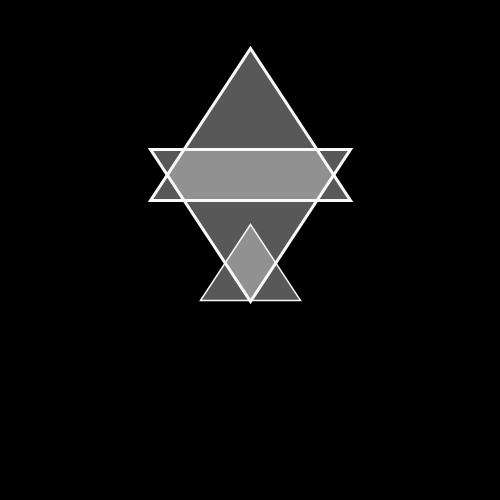
Frame 1 (no input)
Frame 2 (the mouse pressed at the canvas centre, redrawn once): identical to frame 1, image omitted

The Processing sketch that drew this single still picture (run headless with seeded random() and noise(); the mouse was pressed at the canvas centre and the sketch redrawn once):

// Processing sketch: processing_94321
// ── processing_94321.pde

void setup ()
{
  size (500, 500);
}

void draw()
{ 
  //variables des trois angles du triangle
  int Xun;
  Xun=150;
  
  int Yun;
  Yun=200;
  
  int Xdeux;
  Xdeux=250;
  
  int Ydeux;
  Ydeux=48;
  
  int Xtrois;
  Xtrois= 350;
  
  int Ytrois;
  Ytrois=200;
  
  
  
  background(0);

// contour du triangle toujours avec un contour blanc et rempli de blanc avec une opacité de 90%
  stroke(250);
  strokeWeight(3);
  fill(250, 90);
  
 // premier triangle 
  triangle(Xun, Yun, Xdeux, Ydeux, Xtrois, Ytrois);
 //deuxième triangle reduit et déplacé vers le bas
  translate(125, 200);
  scale(0.5);
  triangle(Xun, Yun, Xdeux, Ydeux, Xtrois, Ytrois);
 // troisième triangle reprend la même taille que le premier
  scale(2);
  translate(375, 150);
  rotate(radians(180));
  triangle(Xun, Yun, Xdeux, Ydeux, Xtrois, Ytrois);
  noLoop();
}
